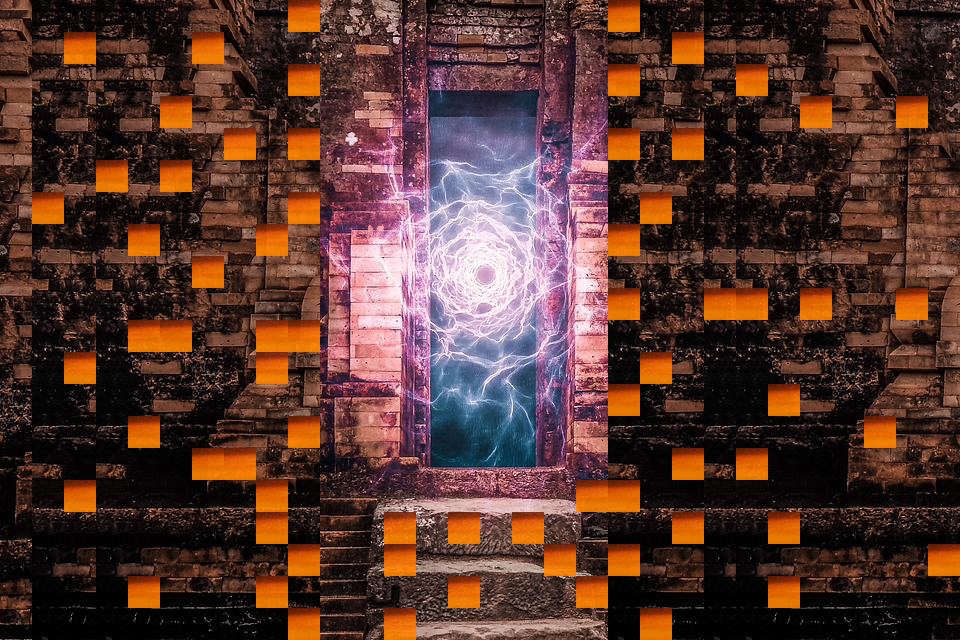

Tiled map render using the project's own tile images. Description and the whole map definition, tile-layer contents included, below:
An orthogonal 30x20 tile map with 32x32 px tiles, 2 tile layers (Tile Layer 1, Tile Layer 2), 2 tilesets.

<map version="1.10" tiledversion="1.10.2" orientation="orthogonal" renderorder="right-down" width="30" height="20" tilewidth="32" tileheight="32" infinite="0" nextlayerid="3" nextobjectid="1">
 <tileset firstgid="1" source="dungeon.tsx" />
 <tileset firstgid="2521" source="fire.tsx" />
 <layer id="1" name="Tile Layer 1" width="30" height="20">
  <data encoding="csv">
850,889,890,889,890,891,892,893,894,895,941,942,943,944,945,946,947,948,949,889,890,891,889,889,890,891,892,893,894,895,
892,931,932,931,932,933,934,935,936,937,983,984,985,986,987,988,989,990,991,931,932,933,931,931,932,933,934,935,936,937,
934,973,974,973,974,975,976,977,978,979,1025,1026,1027,1028,1029,1030,1031,1032,1033,973,974,975,973,973,974,975,976,977,978,979,
976,1015,1016,1015,1016,1017,1018,1019,1020,1021,1067,1068,1069,1070,1071,1072,1073,1074,1075,1015,1016,1017,1015,1015,1016,1017,1018,1019,1020,1021,
1018,1057,1058,1057,1058,1059,1060,1061,1062,1063,1109,1110,1111,1112,1113,1114,1115,1116,1117,1057,1058,1059,1057,1057,1058,1059,1060,1061,1062,1063,
1060,1099,1100,1099,1100,1101,1102,1103,1104,1105,1151,1152,1153,1154,1155,1156,1157,1158,1159,1099,1100,1101,1099,1099,1100,1101,1102,1103,1104,1105,
1102,1141,1142,1141,1142,1143,1144,1145,1146,1147,1193,1194,1195,1196,1197,1198,1199,1200,1201,1141,1142,1143,1141,1141,1142,1143,1144,1145,1146,1147,
1144,1183,1184,1183,1184,1185,1186,1187,1188,1189,1235,1236,1237,1238,1239,1240,1241,1242,1243,1183,1184,1185,1183,1183,1184,1185,1186,1187,1188,1189,
1186,1225,1226,1225,1226,1227,1228,1229,1230,1231,1277,1278,1279,1280,1281,1282,1283,1284,1285,1225,1226,1227,1225,1225,1226,1227,1228,1229,1230,1231,
1228,1267,1268,1267,1268,1269,1270,1271,1272,1273,1319,1320,1321,1322,1323,1324,1325,1326,1327,1267,1268,1269,1267,1267,1268,1269,1270,1271,1272,1273,
1270,1309,1310,1309,1310,1311,1312,1313,1314,1315,1361,1362,1363,1364,1365,1366,1367,1368,1369,1309,1310,1311,1309,1309,1310,1311,1312,1313,1314,1315,
1312,1351,1352,1351,1352,1353,1354,1355,1356,1357,1403,1404,1405,1406,1407,1408,1409,1410,1411,1351,1352,1353,1351,1351,1352,1353,1354,1355,1356,1357,
1354,1393,1394,1393,1394,1395,1396,1397,1398,1399,1445,1446,1447,1448,1449,1450,1451,1452,1453,1393,1394,1395,1393,1393,1394,1395,1396,1397,1398,1399,
1396,1435,1436,1435,1436,1437,1438,1439,1440,1441,1487,1488,1489,1490,1491,1492,1493,1494,1495,1435,1436,1437,1435,1435,1436,1437,1438,1439,1440,1441,
1438,1477,1478,1477,1478,1479,1480,1481,1482,1483,1529,1530,1531,1532,1533,1534,1535,1536,1537,1477,1478,1479,1477,1477,1478,1479,1480,1481,1482,1483,
1480,1519,1520,1519,1520,1521,1522,1523,1524,1525,1571,1572,1573,1574,1575,1576,1577,1578,1579,1519,1520,1521,1519,1519,1520,1521,1522,1523,1524,1525,
1522,1561,1562,1561,1562,1563,1564,1565,1566,1567,1613,1614,1615,1616,1617,1618,1619,1620,1621,1561,1562,1563,1561,1561,1562,1563,1564,1565,1566,1567,
1564,1603,1604,1603,1604,1605,1606,1607,1608,1609,1655,1656,1657,1658,1659,1660,1661,1662,1663,1603,1604,1605,1603,1603,1604,1605,1606,1607,1608,1609,
1606,1645,1646,1645,1646,1647,1648,1649,1650,1651,1697,1698,1699,1700,1701,1702,1703,1704,1705,1645,1646,1647,1645,1645,1646,1647,1648,1649,1650,1651,
1648,1687,1688,1687,1688,1689,1690,1691,1692,1693,1739,1740,1741,1742,1743,1744,1745,1746,1747,1687,1688,1689,1687,1687,1688,1689,1690,1691,1692,1693
</data>
 </layer>
 <layer id="2" name="Tile Layer 2" width="30" height="20" opacity="0.9">
  <data encoding="csv">
0,0,0,0,0,0,0,0,0,3328,0,0,0,0,0,0,0,0,0,3328,0,0,0,0,0,0,0,0,0,0,
0,0,3328,0,0,0,3328,0,0,0,0,0,0,0,0,0,0,0,0,0,0,3328,0,0,0,0,0,0,0,0,
0,0,0,0,0,0,0,0,0,3328,0,0,0,0,0,0,0,0,0,3328,0,0,0,3328,0,0,0,0,0,0,
0,0,0,0,0,3328,0,0,0,0,0,0,0,0,0,0,0,0,0,0,0,0,0,0,0,3328,0,0,3328,0,
0,0,0,0,0,0,0,3328,0,3328,0,0,0,0,0,0,0,0,0,3328,0,3328,0,0,0,0,0,0,0,0,
0,0,0,3328,0,3328,0,0,0,0,0,0,0,0,0,0,0,0,0,0,0,0,0,0,0,0,0,0,0,0,
0,3328,0,0,0,0,0,0,0,3328,0,0,0,0,0,0,0,0,0,0,3328,0,0,0,0,0,0,0,0,0,
0,0,0,0,3328,0,0,0,3328,0,0,0,0,0,0,0,0,0,0,3328,0,0,0,0,0,0,0,0,0,0,
0,0,0,0,0,0,3328,0,0,0,0,0,0,0,0,0,0,0,0,0,0,0,0,0,0,0,0,0,0,0,
0,0,0,0,0,0,0,0,0,0,0,0,0,0,0,0,0,0,0,3328,0,0,3328,3328,0,3328,0,0,3328,0,
0,0,0,0,3328,3328,0,0,3328,3328,0,0,0,0,0,0,0,0,0,0,0,0,0,0,0,0,0,0,0,0,
0,0,3328,0,0,0,0,0,3328,0,0,0,0,0,0,0,0,0,0,0,3328,0,0,0,0,0,0,0,0,0,
0,0,0,0,0,0,0,0,0,0,0,0,0,0,0,0,0,0,0,3328,0,0,0,0,3328,0,0,0,0,0,
0,0,0,0,3328,0,0,0,0,3328,0,0,0,0,0,0,0,0,0,0,0,0,0,0,0,0,0,3328,0,0,
0,0,0,0,0,0,3328,3328,0,0,0,0,0,0,0,0,0,0,0,0,0,3328,0,3328,0,0,0,0,0,0,
0,0,3328,0,0,0,0,0,3328,0,0,0,0,0,0,0,0,0,3328,3328,0,0,0,0,0,0,0,0,0,0,
0,0,0,0,0,0,0,0,3328,0,0,0,3328,0,3328,0,3328,0,0,0,0,3328,0,0,3328,0,0,0,0,0,
0,0,0,0,0,0,0,0,0,3328,0,0,3328,0,0,0,0,3328,0,3328,0,0,0,0,0,0,0,0,0,3328,
0,0,0,0,3328,0,0,0,3328,0,0,0,0,0,3328,0,0,0,3328,0,0,0,0,0,3328,0,0,0,0,0,
0,0,0,0,0,0,0,0,0,3328,0,0,3328,0,0,0,0,0,0,0,3328,0,0,0,0,0,0,0,0,0
</data>
 </layer>
</map>
